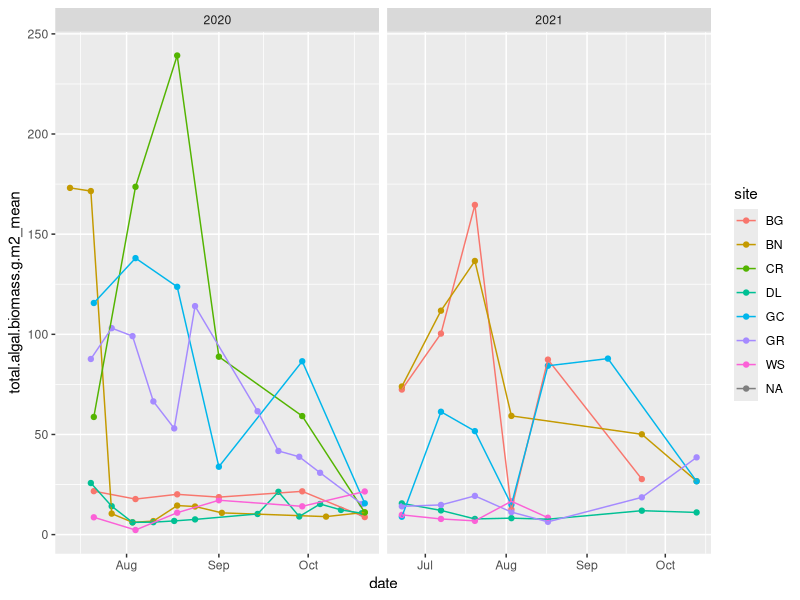

Write the R code that produced this figure.
# Compare UCFR metabolism data to biomass data for 2020 and 2021
# A Carter 8/2022

library(tidyverse)
library(lubridate)
setwd('C:/Users/alice.carter/git/UCFR-metabolism/')

# Biomass data:
biomass <- read_csv('data/biomass_data/INTEGRATED_BIOMASS_FOR_AC_RFL.csv')
mdat <- read_csv('data/biomass_data/BIOMASS_DatasetAttributes.csv')
glimpse(biomass)

colnames(biomass) <- tolower(colnames(biomass))
unique(biomass$substrate)
bm <- biomass %>%
    mutate(date = as.Date(date, format = '%m/%d/%Y'),
           cobble = case_when(substrate == 'COBBLE' ~ 1,
                              TRUE ~ 0),
           sand = case_when(substrate == 'SAND' ~ 1,
                              TRUE ~ 0),
           gravel = case_when(substrate == 'GRAVEL' ~ 1,
                              TRUE ~ 0),
           pebble = case_when(substrate == 'PEBBLE' ~ 1,
                              TRUE ~ 0)) %>%
    select(date, site, average.depth,
           cobble, sand, gravel, pebble,
           ends_with('.om.area.g.m2'),
           ends_with('.chla.mg.m2.ritchie'),
           total.algal.biomass.g.m2,
           phicocyanin.mg.m2) %>%
    group_by(date, site) %>%
    summarize(n_samp = n(),
              across(-n_samp, .fns = list(mean = function(x) mean(x, na.rm = T),
                                           sd = function(x) sd(x, na.rm = T)))) %>%
    select(-cobble_sd, -sand_sd, -gravel_sd, -pebble_sd) %>%
    rename(pct_cobble = cobble_mean, pct_sand = sand_mean,
           pct_gravel = gravel_mean, pct_pebble = pebble_mean) %>%
    ungroup() %>%
    mutate(year = year(date))

ggplot(bm, aes(date, total.algal.biomass.g.m2_mean, color = site)) +
    geom_point() +
    geom_line() +
    facet_wrap(.~year, scales = 'free_x')

write_csv(bm, 'data/biomass_data/biomass_working_data.csv')
